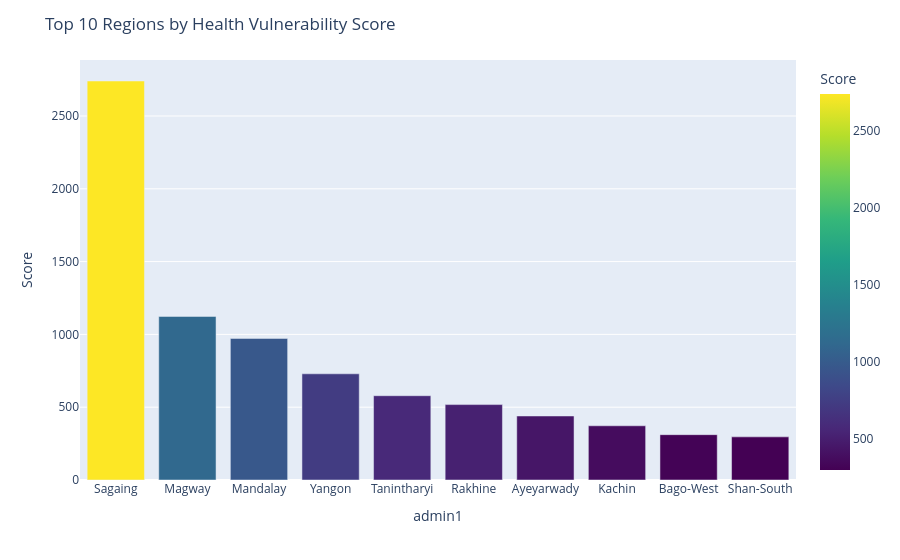
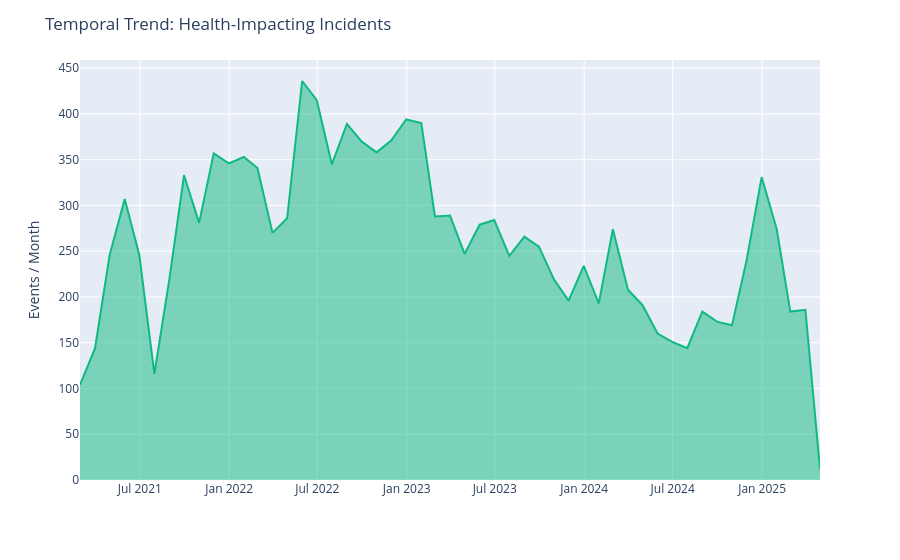

The cell these charts' notebook holds for them, in order:
### Code cell
# --- SDG3 Health Impact NLP (Health-specific Maps & Trends) ---
health_hits = extract_health_impacts(df)
health_df = df[health_hits].copy()

if not health_df.empty:
    # 1. Geospatial Distribution
    fig_h_geo = px.scatter_mapbox(
        health_df, lat='latitude', lon='longitude', color='event_type', size='fatalities', hover_name='location', 
        zoom=5, height=500, mapbox_style='carto-darkmatter'
    )
    fig_h_geo.update_layout(title='Geospatial Distribution of Health-Impacting Incidents')
    fig_h_geo.show()

    # 2. Regional Vulnerability
    v_score = health_df.groupby('admin1').agg({'event_id_cnty': 'count', 'fatalities': 'sum'}).rename(columns={'event_id_cnty': 'health_events'})
    v_score['Score'] = ((v_score['health_events'] * 0.7) + (v_score['fatalities'] * 0.3)).round(1)
    v_score = v_score.sort_values('Score', ascending=False).head(10)
    
    fig_v = px.bar(v_score.reset_index(), x='admin1', y='Score', color='Score', color_continuous_scale='Viridis')
    fig_v.update_layout(title='Top 10 Regions by Health Vulnerability Score')
    fig_v.show()

    # 3. Temporal Trend
    h_trend = health_df.set_index('event_date').resample('M').size().reset_index(name='count')
    fig_h_trend = px.area(h_trend, x='event_date', y='count', color_discrete_sequence=['#10b981'])
    fig_h_trend.update_layout(title='Temporal Trend: Health-Impacting Incidents', xaxis_title='', yaxis_title='Events / Month')
    fig_h_trend.show()
else:
    print('No health-impacting incidents found.')

### Figure 1 — Plotly figure (JSON) as saved in the notebook; plotly's stock layout.template omitted (floating-point values rounded to 4 significant figures)
{"data": [{"hovertemplate": "admin1=%{x}<br>Score=%{marker.color}<extra></extra>", "legendgroup": "", "marker": {"color": [2740.0, 1123.0, 972.3, 729.4, 578.9, 518.0, 439.6, 372.3, 311.3, 296.3], "coloraxis": "coloraxis", "pattern": {"shape": ""}}, "name": "", "orientation": "v", "showlegend": false, "textposition": "auto", "type": "bar", "x": ["Sagaing", "Magway", "Mandalay", "Yangon", "Tanintharyi", "Rakhine", "Ayeyarwady", "Kachin", "Bago-West", "Shan-South"], "xaxis": "x", "y": [2740.0, 1123.0, 972.3, 729.4, 578.9, 518.0, 439.6, 372.3, 311.3, 296.3], "yaxis": "y"}], "layout": {"barmode": "relative", "coloraxis": {"colorbar": {"title": {"text": "Score"}}, "colorscale": [[0, "#440154"], [0.1111, "#482878"], [0.2222, "#3e4989"], [0.3333, "#31688e"], [0.4444, "#26828e"], [0.5556, "#1f9e89"], [0.6667, "#35b779"], [0.7778, "#6ece58"], [0.8889, "#b5de2b"], [1, "#fde725"]]}, "legend": {"tracegroupgap": 0}, "margin": {"t": 60}, "title": {"text": "Top 10 Regions by Health Vulnerability Score"}, "xaxis": {"anchor": "y", "domain": [0, 1], "title": {"text": "admin1"}}, "yaxis": {"anchor": "x", "domain": [0, 1], "title": {"text": "Score"}}}}

### Figure 2 — Plotly figure (JSON) as saved in the notebook; plotly's stock layout.template omitted (floating-point values rounded to 4 significant figures)
{"data": [{"fillpattern": {"shape": ""}, "hovertemplate": "event_date=%{x}<br>count=%{y}<extra></extra>", "legendgroup": "", "line": {"color": "#10b981"}, "marker": {"symbol": "circle"}, "mode": "lines", "name": "", "orientation": "v", "showlegend": false, "stackgroup": "1", "type": "scatter", "x": ["2021-02-28T00:00:00.000000000", "2021-03-31T00:00:00.000000000", "2021-04-30T00:00:00.000000000", "2021-05-31T00:00:00.000000000", "2021-06-30T00:00:00.000000000", "2021-07-31T00:00:00.000000000", "2021-08-31T00:00:00.000000000", "2021-09-30T00:00:00.000000000", "2021-10-31T00:00:00.000000000", "2021-11-30T00:00:00.000000000", "2021-12-31T00:00:00.000000000", "2022-01-31T00:00:00.000000000", "2022-02-28T00:00:00.000000000", "2022-03-31T00:00:00.000000000", "2022-04-30T00:00:00.000000000", "2022-05-31T00:00:00.000000000", "2022-06-30T00:00:00.000000000", "2022-07-31T00:00:00.000000000", "2022-08-31T00:00:00.000000000", "2022-09-30T00:00:00.000000000", "2022-10-31T00:00:00.000000000", "2022-11-30T00:00:00.000000000", "2022-12-31T00:00:00.000000000", "2023-01-31T00:00:00.000000000", "2023-02-28T00:00:00.000000000", "2023-03-31T00:00:00.000000000", "2023-04-30T00:00:00.000000000", "2023-05-31T00:00:00.000000000", "2023-06-30T00:00:00.000000000", "2023-07-31T00:00:00.000000000", "2023-08-31T00:00:00.000000000", "2023-09-30T00:00:00.000000000", "2023-10-31T00:00:00.000000000", "2023-11-30T00:00:00.000000000", "2023-12-31T00:00:00.000000000", "2024-01-31T00:00:00.000000000", "2024-02-29T00:00:00.000000000", "2024-03-31T00:00:00.000000000", "2024-04-30T00:00:00.000000000", "2024-05-31T00:00:00.000000000", "2024-06-30T00:00:00.000000000", "2024-07-31T00:00:00.000000000", "2024-08-31T00:00:00.000000000", "2024-09-30T00:00:00.000000000", "2024-10-31T00:00:00.000000000", "2024-11-30T00:00:00.000000000", "2024-12-31T00:00:00.000000000", "2025-01-31T00:00:00.000000000", "2025-02-28T00:00:00.000000000", "2025-03-31T00:00:00.000000000", "2025-04-30T00:00:00.000000000"], "xaxis": "x", "y": [104, 144, 246, 307, 246, 116, 220, 333, 281, 357, 346, 353, 341, 270, 286, 436, 415, 345, 389, 370, 358, 371, 394, 390, 288, 289, 247, 279, 284, 245, 266, 255, 219, 196, 234, 193, 274, 208, 191, 160, 151, 144, 184, 173, 169, 240, 331, 274, 184, 186, 12], "yaxis": "y"}], "layout": {"legend": {"tracegroupgap": 0}, "margin": {"t": 60}, "title": {"text": "Temporal Trend: Health-Impacting Incidents"}, "xaxis": {"anchor": "y", "domain": [0, 1], "title": {"text": ""}}, "yaxis": {"anchor": "x", "domain": [0, 1], "title": {"text": "Events / Month"}}}}
